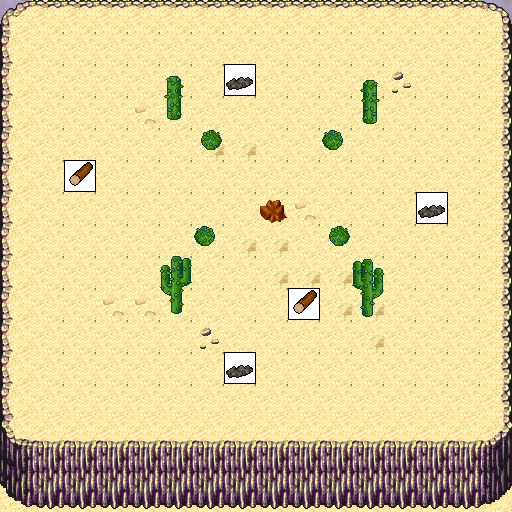

This game map was drawn from its Tiled (.tmx) file and the tilesets committed beside it. A one-line description and the trimmed map source follow:
An orthogonal 16x16 tile map with 32x32 px tiles, 8 tile layers (0_floor, 1_terrain, 2_object, 3_roof, ...), 2 hidden layers not drawn, 31 tilesets.

<map version="1.0" orientation="orthogonal" renderorder="right-down" width="16" height="16" tilewidth="32" tileheight="32" nextobjectid="1">
 <tileset firstgid="1" name="sand_1" tilewidth="32" tileheight="32" tilecount="10" columns="2">
  <image source="../../tileset/ground/sand_1.png" width="64" height="160" />
 </tileset>
 <tileset firstgid="11" name="sand_2" tilewidth="32" tileheight="32" tilecount="15" columns="5">
  <image source="../../tileset/ground/sand_2.png" width="160" height="96" />
 </tileset>
 <tileset firstgid="26" name="sandy_rocks" tilewidth="32" tileheight="32" tilecount="15" columns="3">
  <image source="../../tileset/ground/rock/sandy_rocks.png" width="96" height="160" />
 </tileset>
 <tileset firstgid="41" name="collision" tilewidth="32" tileheight="32" tilecount="1" columns="1">
  <image source="../../tileset/logic/collision.png" width="32" height="32" />
 </tileset>
 <tileset firstgid="42" name="cactus" tilewidth="32" tileheight="32" tilecount="10" columns="5">
  <image source="../../tileset/plant/cactus_2.png" width="160" height="64" />
 </tileset>
 <tileset firstgid="52" name="palm_trees" tilewidth="32" tileheight="32" tilecount="40" columns="4">
  <image source="../../tileset/plant/tree/palm_trees.png" width="128" height="320" />
 </tileset>
 <tileset firstgid="92" name="grasses" tilewidth="32" tileheight="32" tilecount="6" columns="3">
  <image source="../../tileset/plant/grasses.png" width="96" height="64" />
 </tileset>
 <tileset firstgid="98" name="round_cactuses" tilewidth="32" tileheight="32" tilecount="20" columns="10">
  <image source="../../tileset/plant/round_cactuses.png" width="320" height="64" />
 </tileset>
 <tileset firstgid="118" name="star_plants" tilewidth="32" tileheight="32" tilecount="6" columns="2">
  <image source="../../tileset/plant/star_shaped_plants.png" width="64" height="96" />
 </tileset>
 <tileset firstgid="124" name="grass_edges" tilewidth="32" tileheight="32" tilecount="36" columns="12">
  <image source="../../tileset/ground/grass_edges.png" width="384" height="96" />
 </tileset>
 <tileset firstgid="160" name="ground" tilewidth="32" tileheight="32" tilecount="33" columns="3">
  <image source="../../tileset/ground/ground.png" width="96" height="352" />
 </tileset>
 <tileset firstgid="193" name="grass_corners" tilewidth="32" tileheight="32" tilecount="24" columns="6">
  <image source="../../tileset/ground/grass_corners.png" width="192" height="128" />
 </tileset>
 <tileset firstgid="217" name="bush_multicolored" tilewidth="32" tileheight="32" tilecount="6" columns="3">
  <image source="../../tileset/plant/bush/bush_mult_colored.png" width="96" height="64" />
 </tileset>
 <tileset firstgid="223" name="rocks" tilewidth="32" tileheight="32" tilecount="4" columns="2">
  <image source="../../tileset/ground/rock/rocks.png" width="64" height="64" />
 </tileset>
 <tileset firstgid="227" name="rocks_3" tilewidth="32" tileheight="32" tilecount="16" columns="4">
  <image source="../../tileset/ground/rock/rocks_3.png" width="128" height="128" />
 </tileset>
 <tileset firstgid="243" name="dead_tree_3" tilewidth="32" tileheight="32" tilecount="16" columns="4">
  <image source="../../tileset/plant/tree/dead_tree_3.png" width="128" height="128" />
 </tileset>
 <tileset firstgid="259" name="dead_tree_2" tilewidth="32" tileheight="32" tilecount="20" columns="4">
  <image source="../../tileset/plant/tree/dead_tree_2.png" width="128" height="160" />
 </tileset>
 <tileset firstgid="279" name="dead_tree_1" tilewidth="32" tileheight="32" tilecount="10" columns="2">
  <image source="../../tileset/plant/tree/dead_tree_1.png" width="64" height="160" />
 </tileset>
 <tileset firstgid="289" name="unbrella_thorn" tilewidth="32" tileheight="32" tilecount="18" columns="6">
  <image source="../../tileset/plant/tree/umbrella_thorn.png" width="192" height="96" />
 </tileset>
 <tileset firstgid="307" name="hollow_logs" tilewidth="32" tileheight="32" tilecount="6" columns="3">
  <image source="../../tileset/plant/stump/hollow_logs.png" width="96" height="64" />
 </tileset>
 <tileset firstgid="313" name="pool" tilewidth="32" tileheight="32" tilecount="72" columns="3">
  <image source="../../tileset/ground/water/pool.png" width="96" height="768" />
 </tileset>
 <tileset firstgid="385" name="tan_tent" tilewidth="32" tileheight="32" tilecount="25" columns="5">
  <image source="../../tileset/object/tan_tent.png" width="160" height="160" />
 </tileset>
 <tileset firstgid="410" name="firewood" tilewidth="32" tileheight="32" tilecount="6" columns="3">
  <image source="../../tileset/item/firewood.png" width="96" height="64" />
 </tileset>
 <tileset firstgid="416" name="campfires" tilewidth="32" tileheight="32" tilecount="2" columns="2">
  <image source="../../tileset/item/campfires.png" width="64" height="32" />
 </tileset>
 <tileset firstgid="418" name="mama" tilewidth="32" tileheight="32" tilecount="2" columns="2">
  <image source="../../tileset/logic/creature/mummy.png" width="64" height="32" />
 </tileset>
 <tileset firstgid="420" name="human_evil" tilewidth="32" tileheight="32" tilecount="10" columns="10">
  <image source="../../tileset/logic/creature/human_evil.png" width="320" height="32" />
 </tileset>
 <tileset firstgid="430" name="animal" tilewidth="32" tileheight="32" tilecount="30" columns="30">
  <image source="../../tileset/logic/creature/animal.png" width="960" height="32" />
 </tileset>
 <tileset firstgid="460" name="pol_mutanty" tilewidth="32" tileheight="32" tilecount="5" columns="5">
  <image source="../../tileset/logic/creature/pol_mutanty.png" width="160" height="32" />
 </tileset>
 <tileset firstgid="465" name="latarnia_blask" tilewidth="32" tileheight="32" tilecount="25" columns="5">
  <image source="../../tileset/pol/oswietlenie/latarnia_blask.png" width="160" height="160" />
 </tileset>
 <tileset firstgid="490" name="blueblur" tilewidth="32" tileheight="32" tilecount="1" columns="1">
  <image source="../../tileset/ground/blueblur.png" width="32" height="32" />
 </tileset>
 <tileset firstgid="491" name="resources" tilewidth="32" tileheight="32" tilecount="6" columns="6">
  <image source="../../tileset/logic/item/resources.png" width="192" height="32" />
 </tileset>
 <layer name="0_floor" width="16" height="16">
  <data>[256 cells, 256 non-empty, 6 distinct tile ids]</data>
 </layer>
 <layer name="1_terrain" width="16" height="16">
  <data>[256 cells, 85 non-empty, 20 distinct tile ids]</data>
 </layer>
 <layer name="2_object" width="16" height="16">
  <data>[256 cells, 0 non-empty, 0 distinct tile ids]</data>
 </layer>
 <layer name="3_roof" width="16" height="16">
  <data>[256 cells, 4 non-empty, 4 distinct tile ids]</data>
 </layer>
 <layer name="4_roof_add" width="16" height="16">
  <data>[256 cells, 0 non-empty, 0 distinct tile ids]</data>
 </layer>
 <layer name="objects" width="16" height="16">
  <data>[256 cells, 5 non-empty, 2 distinct tile ids]</data>
 </layer>
 <layer name="collision" width="16" height="16" visible="0">
  <data>[256 cells, 97 non-empty, 1 distinct tile ids]</data>
 </layer>
 <layer name="protection" width="16" height="16" visible="0">
  <data>[256 cells, 0 non-empty, 0 distinct tile ids]</data>
 </layer>
 <layer name="blend_ground" width="16" height="16" opacity="0.4">
  <data>[256 cells, 0 non-empty, 0 distinct tile ids]</data>
 </layer>
 <layer name="blend_roof" width="16" height="16" opacity="0.4">
  <data>[256 cells, 0 non-empty, 0 distinct tile ids]</data>
 </layer>
</map>
